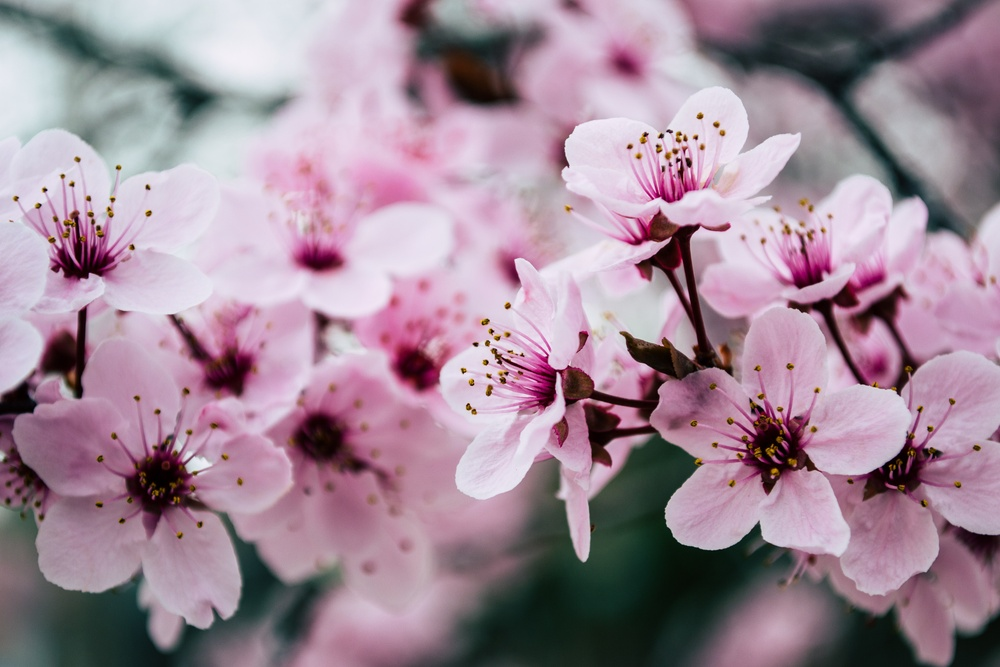
#> input picture module08-image-filtering/Applications/Flowers.jpg, 1000 x 667 px, shrunk from 4608 x 3072 before the run
$ jupyter execute --allow-errors 08_04_Image_Filters.ipynb
#> lines starting #> are read from the running program, lines starting #| are printed output that depends on the picture
<h1 style="font-size:30px;">Artistic Image Filters using OpenCV</h1>

This notebook will demonstrate various image manipulation techniques using OpenCV to mimic popular photoshop or instagram filters. In this notebook we will experiment with a wide range of filters, many of which produce artistic renderings of the original image. As you will see in the notebook, many of these effects require some experimentation, and the results for a given filter can vary quite a bit depending on the particular image used.

<br>
<center>

</center>
<br>

[cell 1]
import cv2
import matplotlib.pyplot as plt
import numpy as np

if 'google.colab' in str(get_ipython()):
    print("Downloading Code to Colab Environment")
    !wget https://www.dropbox.com/sh/287dmicr7k30m3q/AADpOe7w4ouuMp2cyA1uNFjva?dl=1 -O module-code.zip -q --show-progress
    !unzip -qq module-code.zip
    %cd Applications/
else:
    pass

### <font style='color:rgb(50,120,230)'>Load sample images</font>

[cell 2]
flower    = cv2.imread('Flowers.jpg')
#> flower is the input picture: shape (667, 1000, 3); mean B, G, R 151.3, 136.5, 159.1
house     = cv2.imread('House.jpg')
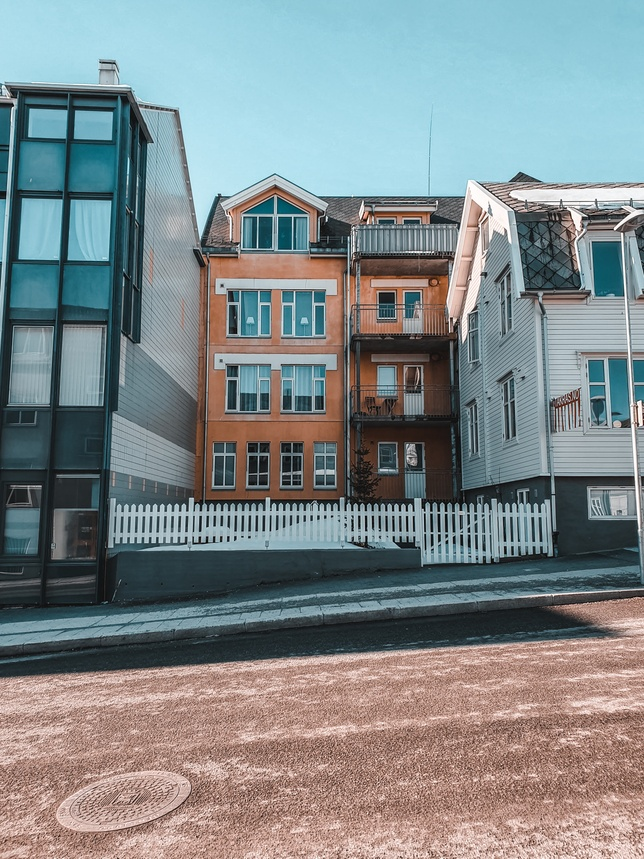
#> input picture module08-image-filtering/Applications/House.jpg, 644 x 859 px, shrunk from 2968 x 3957 before the run
#> house is the input picture: shape (859, 644, 3); mean B, G, R 138.4, 136.6, 127.7
monument  = cv2.imread('Monument.jpg')
santorini = cv2.imread('Santorini.jpg')
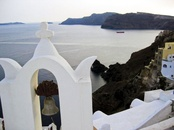
#> input picture module08-image-filtering/Applications/Santorini.jpg, 174 x 130 px, shrunk from 803 x 600 before the run
#> santorini is the input picture: shape (130, 174, 3); mean B, G, R 155.9, 152.9, 151.5
new_york  = cv2.imread('New_York.jpg')
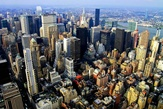
#> input picture module08-image-filtering/Applications/New_York.jpg, 163 x 109 px, shrunk from 750 x 500 before the run
#> new_york is the input picture: shape (109, 163, 3); mean B, G, R 102.9, 100.9, 99
coast     = cv2.imread('California_Coast.jpg')

### <font style='color:rgb(50,120,230)'>Function to display original and filtered images</font>

[cell 3]
def plot(img1, img2):

    fig = plt.figure(figsize = (20,10))
    plt.subplot(1,2,1)
    plt.imshow(cv2.cvtColor(img1, cv2.COLOR_BGR2RGB))
    plt.axis('off')
    plt.title("Original Image")

    plt.subplot(1,2,2)
    plt.imshow(cv2.cvtColor(img2, cv2.COLOR_BGR2RGB))
    plt.axis('off')
    plt.title("Filtered Image")

    plt.show()

# 1.  Black and White Filter

[cell 4]
def bw_filter(img):
    img_gray = cv2.cvtColor(img , cv2.COLOR_BGR2GRAY)
    return img_gray

[cell 5]
img = flower
img_bw = bw_filter(img)
plot(img, img_bw)

[cell 6]
img = new_york
img_bw = bw_filter(img)
plot(img, img_bw)

# 2. Sepia / Vintage Filter

## Matrix Transformation
**`transform()`** performs the matrix transformation of every array element.

<hr style="border:none; height: 4px; background-color:#D3D3D3" />

### <font style="color:rgb(8,133,37)">Function Syntax </font>
``` python
dst = cv2.transform(src, m[, dst])
```
`dst`: output array of the same size and depth as src.

The function has **2 required input argument**:

1. `src` input array.
2. `m` transformation 2x2 or 2x3 floating-point matrix.

### <font color="green">OpenCV Documentation</font>

[**`transform()`**](https://docs.opencv.org/4.5.2/d2/de8/group__core__array.html#ga393164aa54bb9169ce0a8cc44e08ff22) <br>

<hr style="border:none; height: 4px; background-color:#D3D3D3" />

[cell 7]
def sepia(img):
    img_sepia = img.copy()
    # Converting to RGB as sepia matrix below is for RGB.
    img_sepia = cv2.cvtColor(img_sepia, cv2.COLOR_BGR2RGB)
    img_sepia = np.array(img_sepia, dtype = np.float64)
    img_sepia = cv2.transform(img_sepia, np.matrix([[0.393, 0.769, 0.189],
                                                    [0.349, 0.686, 0.168],
                                                    [0.272, 0.534, 0.131]]))
    # Clip values to the range [0, 255].
    img_sepia = np.clip(img_sepia, 0, 255)
    img_sepia = np.array(img_sepia, dtype = np.uint8)
    img_sepia = cv2.cvtColor(img_sepia, cv2.COLOR_RGB2BGR)
    return img_sepia

[cell 8]
img = flower
img_sepia = sepia(img)
plot(img, img_sepia)

# 3. Vignette Effect

The vignette effect is achieved by creating a broad 2D Gaussian kernel.

<hr style="border:none; height: 4px; background-color:#D3D3D3" />

### <font style="color:rgb(8,133,37)">Function Syntax </font>
``` python
retval = cv2.getGaussianKernel(ksize, sigma[, ktype])

```

The function has **2 required arguments**:

1. `ksize` Aperture size. It should be odd ( `𝚔𝚜𝚒𝚣𝚎 mod 2 = 1` ) and positive.
2. `sigma` Gaussian standard deviation. If it is non-positive, it is computed from ksize as `sigma = 0.3*((ksize-1)*0.5 - 1) + 0.8`.

### <font style="color:rgb(8,133,37)">OpenCV Documentation</font>

[**`getGaussianKernel()`**](https://docs.opencv.org/4.5.2/d4/d86/group__imgproc__filter.html#gac05a120c1ae92a6060dd0db190a61afa)

<hr style="border:none; height: 4px; background-color:#D3D3D3" />

[cell 9]
def vignette(img, level = 2):

#> called with level = 2
    height, width = img.shape[:2]
#> height = 667; width = 1000

    # Generate vignette mask using Gaussian kernels.
    X_resultant_kernel = cv2.getGaussianKernel(width, width/level)
    Y_resultant_kernel = cv2.getGaussianKernel(height, height/level)

    # Generating resultant_kernel matrix.
    kernel = Y_resultant_kernel * X_resultant_kernel.T
    mask = kernel / kernel.max()

    img_vignette = np.copy(img)

    # Applying the mask to each channel in the input image.
    for i in range(3):
        img_vignette[:,:,i] = img_vignette[:,:,i] * mask
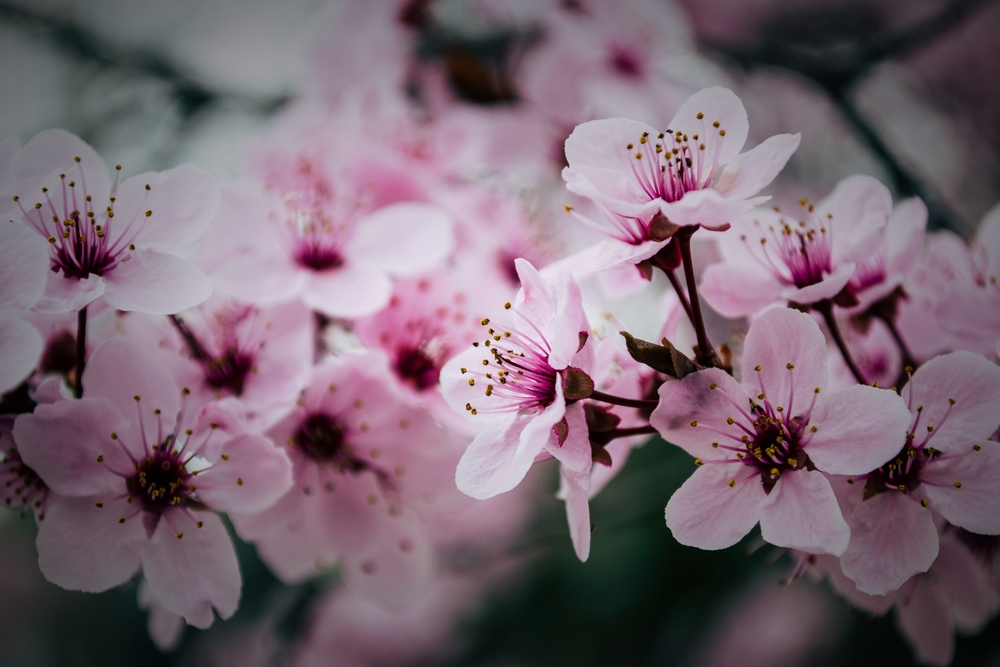
#> img_vignette: shape (667, 1000, 3); mean B, G, R 112.7, 101.2, 119.4

    return img_vignette

[cell 10]
img = flower
img_vignette = vignette(img)
plot(img, img_vignette)

[cell 11]
img = img_sepia
img_vignette = vignette(img)
#> call 2 of vignette, with level = 2
#> after the loop in vignette (call 2), `for i in range(3):`:
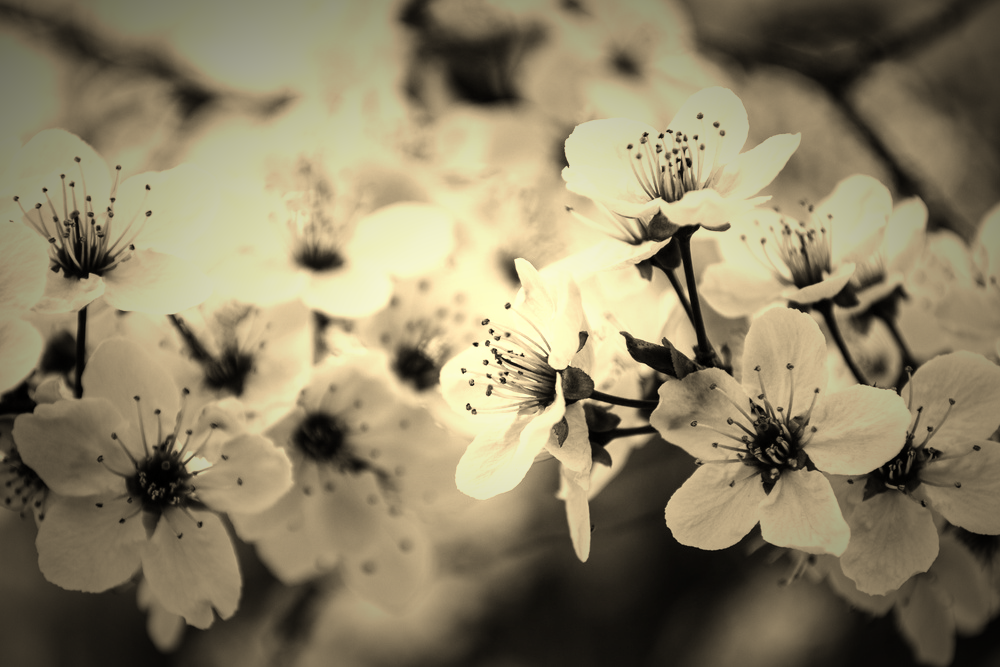
#> img_vignette: shape (667, 1000, 3); mean B, G, R 100.9, 128.5, 138.9
plot(img, img_vignette)

# 4. Edge Detection Filter

### <font style="color:rgb(8,133,37)">OpenCV Documentation</font>

[**`cv2.Canny()`**](https://docs.opencv.org/4.5.2/dd/d1a/group__imgproc__feature.html#ga04723e007ed888ddf11d9ba04e2232de)

<hr style="border:none; height: 4px; background-color:#D3D3D3" />

[cell 12]
img = coast
img_edges = cv2.Canny(img, 100, 200)
#> (the rest of this cell did not finish here and is left out)

[cell 13]
img = coast
#> (the rest of this cell did not finish here and is left out)

# 5. Embossed Edges

## Convolving Images with a Kernel

`filter2D()` convolves an image with the kernel. The function applies an arbitrary linear filter to an image.

<hr style="border:none; height: 4px; background-color:#D3D3D3" />

### <font style="color:rgb(8,133,37)">OpenCV Documentation</font>

[**`filter2D()`**](https://docs.opencv.org/4.5.2/d4/d86/group__imgproc__filter.html#ga27c049795ce870216ddfb366086b5a04)

<hr style="border:none; height: 4px; background-color:#D3D3D3" />

[cell 14]
def embossed_edges(img):

    kernel = np.array([[0, -3, -3],
                       [3,  0, -3],
                       [3,  3,  0]])

    img_emboss = cv2.filter2D(img, -1, kernel=kernel)
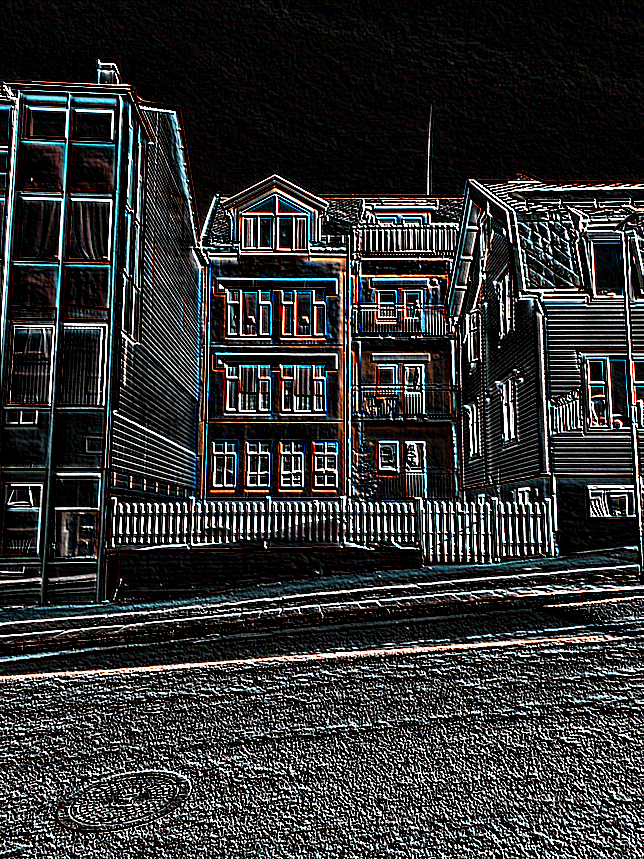
#> img_emboss: shape (859, 644, 3); mean B, G, R 50.3, 49.9, 49.3
    return img_emboss

[cell 15]
img = house
img_emboss = embossed_edges(img)
plot(img, img_emboss)

# 6. Improving Exposure

`convertScaleAbs()` scales, calculates absolute values, and converts the result to 8-bit.

<hr style="border:none; height: 4px; background-color:#D3D3D3" />

### <font style="color:rgb(8,133,37)">Function Syntax</font>
``` python
dst = cv2.convertScaleAbs(src[, dst[, alpha[, beta]]])
```
`dst`: output array.

The function has **1 required input argument:**

1. `src`: input array.

Optional arguments:

`alpha`: optional scale factor.

`beta`: optional delta added to the scaled values.

### <font style="color:rgb(8,133,37)">OpenCV Documentation</font>

[**`convertScaleAbs()`**](https://docs.opencv.org/4.5.2/d2/de8/group__core__array.html#ga3460e9c9f37b563ab9dd550c4d8c4e7d)

<hr style="border:none; height: 4px; background-color:#D3D3D3" />

[cell 16]
def bright(img, level):
    img_bright = cv2.convertScaleAbs(img, beta = level)
    return img_bright

[cell 17]
img = monument
img_bright = bright(img, 25)
#> (the rest of this cell did not finish here and is left out)

# 7. Outline Filter

[cell 18]
def outline(img, k = 9):

    k = max(k,9)
    kernel = np.array([[-1, -1, -1],
                       [-1,  k, -1],
                       [-1, -1, -1]])

    img_outline = cv2.filter2D(img, ddepth = -1, kernel = kernel)

    return img_outline

[cell 19]
img = monument
#> (the rest of this cell did not finish here and is left out)

[cell 20]
img = monument
#> (the rest of this cell did not finish here and is left out)

[cell 21]
img = house
img_outline = outline(img, k = 10)
#> call 2 of outline, with k = 10
#> in outline (call 2), `img_outline = cv2.filter2D(img, ddepth = -1, kernel = kernel)`:
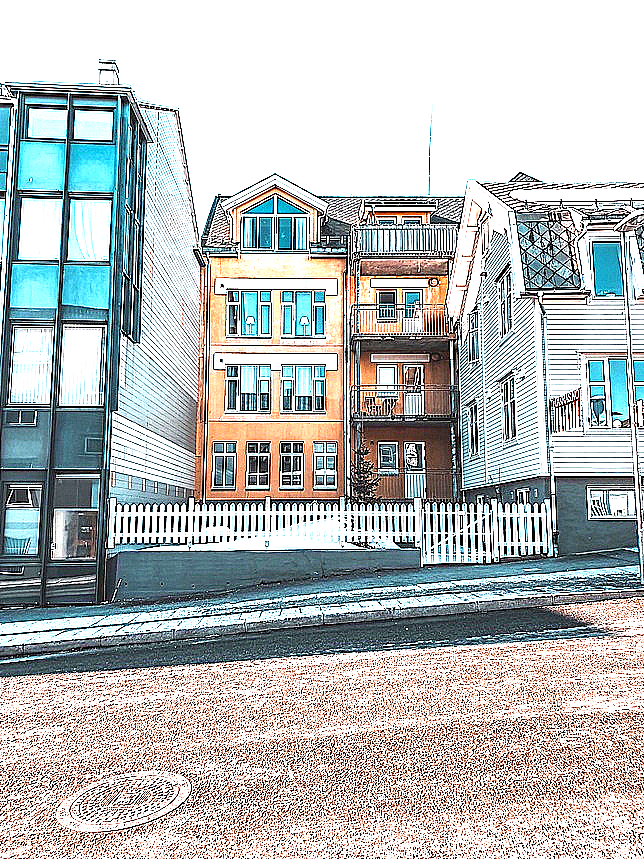
#> img_outline: shape (859, 644, 3); mean B, G, R 185.5, 186.3, 182
plot(img, img_outline)

# 8. Pencil Sketch Filter

**`pencilSketch()`** Creates a pencil-like non-photorealistic line drawing.

<hr style="border:none; height: 4px; background-color:#D3D3D3" />

### <font style="color:rgb(8,133,37)">Function Syntax </font>
``` python
dst1, dst2 = cv2.pencilSketch(src[, dst1[, dst2[, sigma_s[, sigma_r[, shade_factor]]]]])
```

`dst1`:	Output 8-bit 1-channel image.<br>
`dst2`:	Output image with the same size and type as src.

The function has **1 required input argument**:

1. `src` Input 8-bit 3-channel image.

Optional arguments:

1. `sigma_s`:	Range between 0 to 200.
2. `sigma_r`:	Range between 0 to 1.
3. `shade_factor`:	Range between 0 to 0.1.

### <font color="green">OpenCV Documentation</font>

[**`pencilSketch()`**](https://docs.opencv.org/4.5.2/df/dac/group__photo__render.html#gae5930dd822c713b36f8529b21ddebd0c) <br>

<hr style="border:none; height: 4px; background-color:#D3D3D3" />

**Note**: Blurring is often recommended as a pre-processing step to smooth detail in the image and results in a softer and often more pleasing pencil sketch.

[cell 22]
img = flower
img_blur = cv2.GaussianBlur(img, (5,5), 0, 0)
img_sketch_bw, _ = cv2.pencilSketch(img_blur)
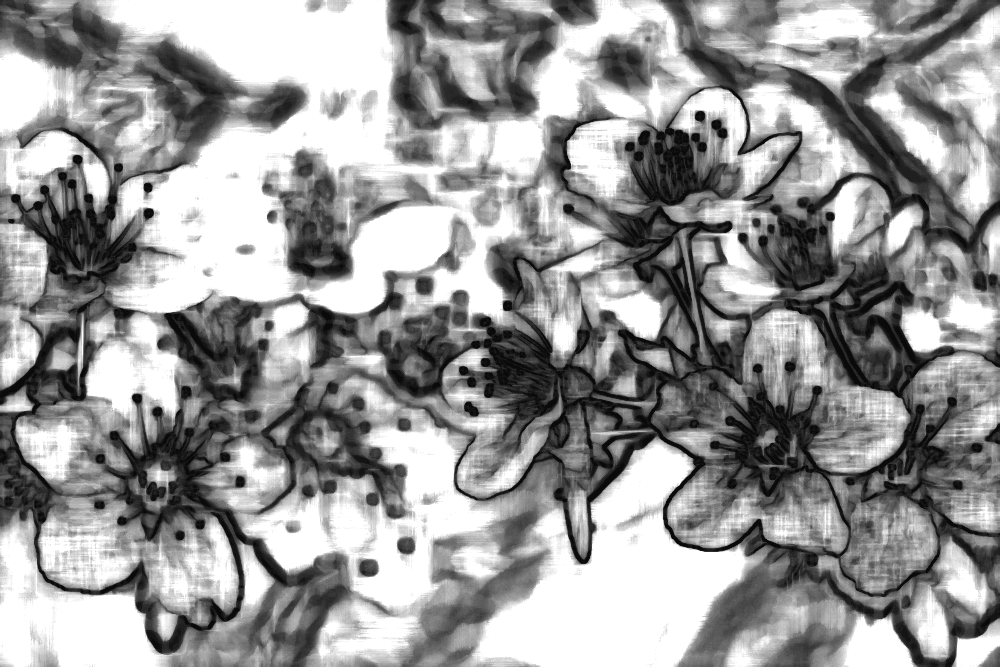
#> img_sketch_bw: shape (667, 1000); min 10, max 255, mean 153.4
plot(img, img_sketch_bw)

[cell 23]
img = santorini
img_blur = cv2.GaussianBlur(img, (5,5), 0, 0)
#> img_blur: shape (130, 174, 3)
img_sketch_bw, img_sketch_color = cv2.pencilSketch(img_blur)
#> img_sketch_bw: shape (130, 174)
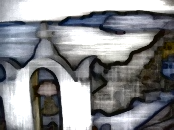
#> img_sketch_color: shape (130, 174, 3); mean B, G, R 140.4, 137.6, 136.4
plot(img, img_sketch_bw)

# 9. Stylization Filter

**`stylization()`** aims to produce digital imagery with a wide variety of effects not focused on photorealism. Edge-aware filters are ideal for stylization, as they can abstract regions of low contrast while preserving, or enhancing, high-contrast features.

<hr style="border:none; height: 4px; background-color:#D3D3D3" />

### <font style="color:rgb(8,133,37)">Function Syntax </font>
``` python
dst = cv2.stylization(src[, dst[, sigma_s[, sigma_r]]])

```
`dst`: output array of the same size and depth as src.

The function has **1 required input argument**:

1. `src` Input 8-bit 3-channel image.

Optional arguments:

1. `sigma_s`:	Range between 0 to 200.
2. `sigma_r`:	Range between 0 to 1.

### <font color="green">OpenCV Documentation</font>

[**`stylization()`**](https://docs.opencv.org/4.5.2/df/dac/group__photo__render.html#gacb0f7324017df153d7b5d095aed53206) <br>

<hr style="border:none; height: 4px; background-color:#D3D3D3" />

**Note**: Blurring is often recommended as a pre-processing step to smooth detail in the image and results in a softer and often more pleasing result.

[cell 24]
img = santorini
img_blur = cv2.GaussianBlur(img, (5,5), 0, 0)
img_style = cv2.stylization(img_blur, sigma_s = 40, sigma_r = 0.1)
plot(img, img_style)
#> in plot (call 12), `plt.show()`:
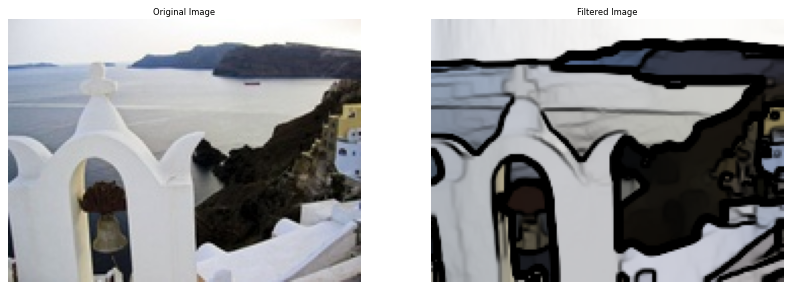
#> figure drawn by matplotlib, 2 panels
